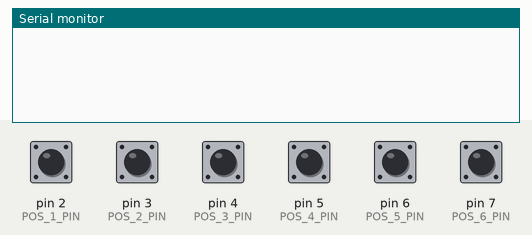
Bench run of a sketch on a simulated Arduino Uno, built with avr-gcc and run on an emulated ATmega328P. On the bench: the last lines printed to the serial monitor. Inputs (shaded band) come from the test bench; at power-on: pin 2 (POS_1_PIN), pin 3 (POS_2_PIN), pin 4 (POS_3_PIN), pin 5 (POS_4_PIN), pin 6 (POS_5_PIN), pin 7 (POS_6_PIN) HIGH.

Above: at 1.2 s.
1.3 s: pin 2 (POS_1_PIN) pulled LOW for 0.15 s
At 2.6 s:
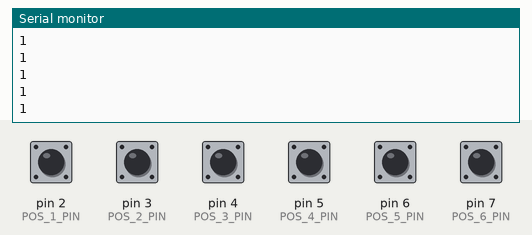
2.9 s: pin 3 (POS_2_PIN) pulled LOW for 0.15 s
At 4.1 s:
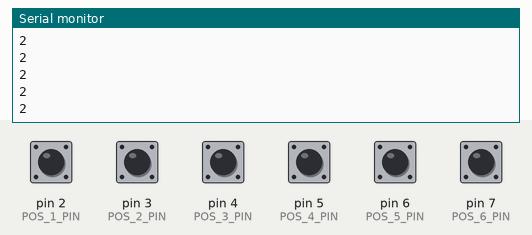
4.5 s: pin 4 (POS_3_PIN) pulled LOW for 0.15 s
At 5.4 s:
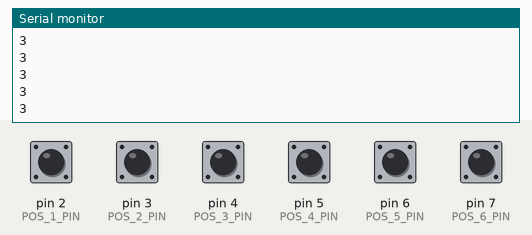
6.1 s: pin 5 (POS_4_PIN) pulled LOW for 0.15 s
At 7.4 s:
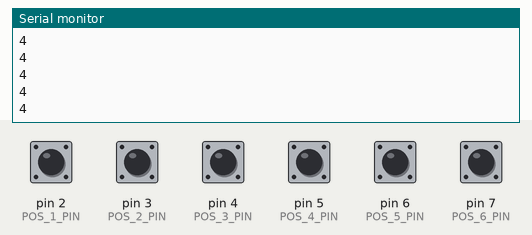
7.7 s: pin 6 (POS_5_PIN) pulled LOW for 0.15 s
At 9.0 s:
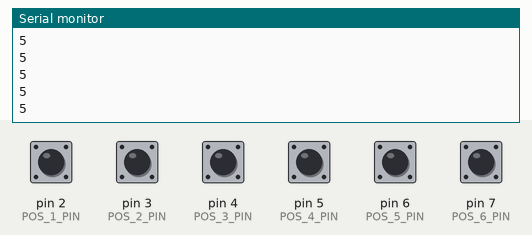
9.3 s: pin 7 (POS_6_PIN) pulled LOW for 0.15 s
At 10.2 s:
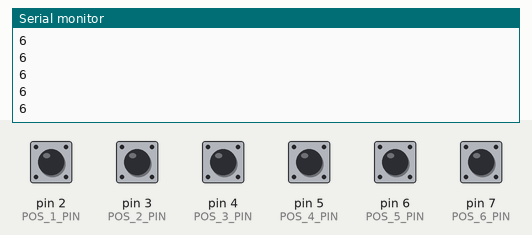
Timing chart, 0 to 11.9 s (numbered marks = the images above; inputs shaded):
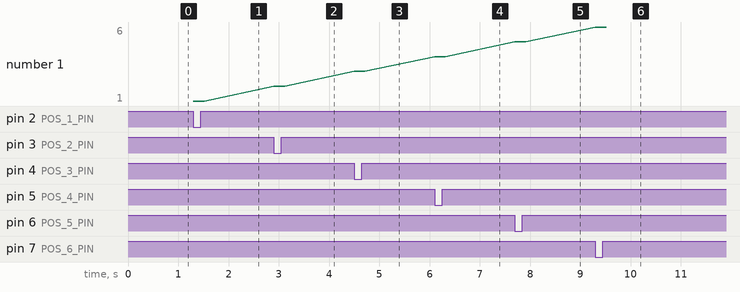

Measured:
- after the input at 1.3 s, the serial monitor: prints a new line at once (image 1)
- after the input at 2.9 s, the serial monitor: prints a new line at once (image 2)
- after the input at 4.5 s, the serial monitor: prints a new line at once (image 3)
- after the input at 6.1 s, the serial monitor: prints a new line at once (image 4)
- after the input at 7.7 s, the serial monitor: prints a new line at once (image 5)
- after the input at 9.3 s, the serial monitor: prints a new line at once (image 6)
- plotted number 1: 1 → 2 after the input at 2.9 s, 2 → 3 after the input at 4.5 s, 3 → 4 after the input at 6.1 s, 4 → 5 after the input at 7.7 s, 5 → 6 after the input at 9.3 s

The sketch:

knobtest.ino
```cpp
byte const POS_1_PIN = 2;
byte const POS_2_PIN = 3;
byte const POS_3_PIN = 4;
byte const POS_4_PIN = 5;
byte const POS_5_PIN = 6;
byte const POS_6_PIN = 7;

void setup() {
  Serial.begin(9600);
  pinMode(POS_1_PIN, INPUT_PULLUP);
  pinMode(POS_2_PIN, INPUT_PULLUP);
  pinMode(POS_3_PIN, INPUT_PULLUP);
  pinMode(POS_4_PIN, INPUT_PULLUP);
  pinMode(POS_5_PIN, INPUT_PULLUP);
  pinMode(POS_6_PIN, INPUT_PULLUP);
}

void loop() {
  if(!digitalRead(POS_1_PIN)) {
    Serial.println(1);
  }
  else if(!digitalRead(POS_2_PIN)) {
    Serial.println(2);
  }
  else if(!digitalRead(POS_3_PIN)) {
    Serial.println(3);
  }
  else if(!digitalRead(POS_4_PIN)) {
    Serial.println(4);
  }
  else if(!digitalRead(POS_5_PIN)) {
    Serial.println(5);
  }
  else if(!digitalRead(POS_6_PIN)) {
    Serial.println(6);
  }
}
```
